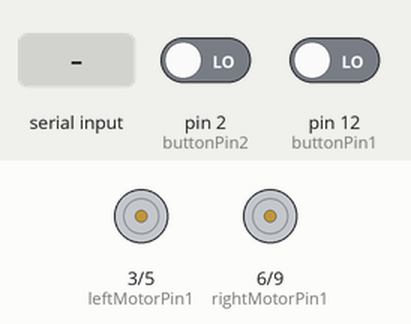
Recording of a sketch running on a simulated Arduino Uno, built with avr-gcc and run on an emulated ATmega328P. On the bench: motor-driver pin pairs drawn as motors (green arrow = first pin HIGH = forward, orange = second pin HIGH = backward, longer = more drive). The inputs (shaded band) are chosen by the test bench; at power-on: pin 2 (buttonPin2) LOW, pin 12 (buttonPin1) LOW. What the sketch prints to the serial monitor is not drawn.

Above: at 1.2 s.
1.3 s: "90,45\n" received over Serial
At 1.6 s:
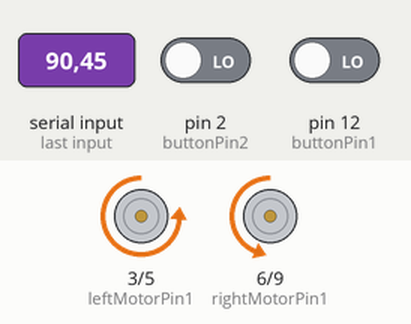
2.8 s: "30,150\n" received over Serial
At 4.0 s:
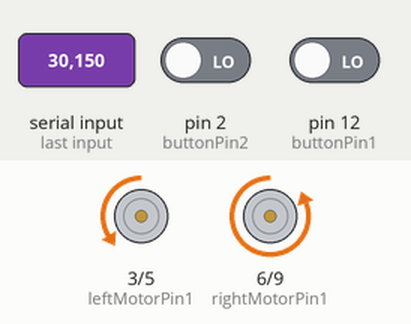
4.3 s: "5\n" received over Serial
At 5.5 s:
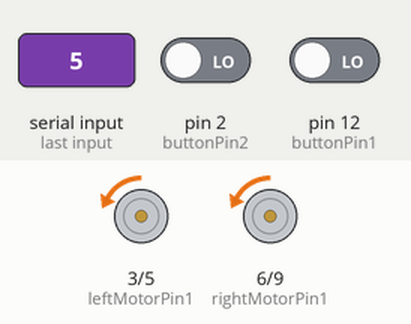
5.8 s: "90\n" received over Serial
At 7.0 s:
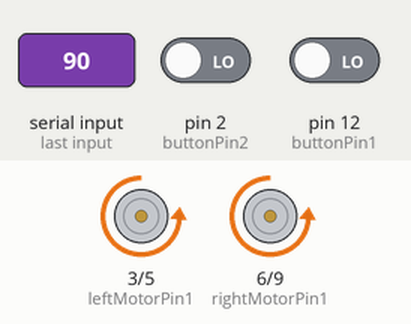
7.3 s: "1,90\n" received over Serial
At 8.3 s:
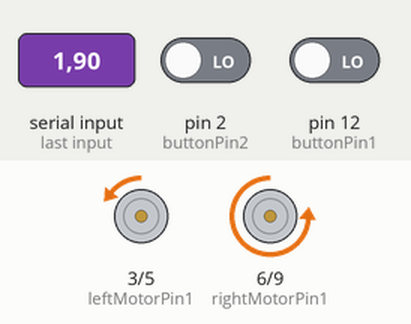
Timing chart, 0 to 9.8 s (numbered marks = the images above; inputs shaded):
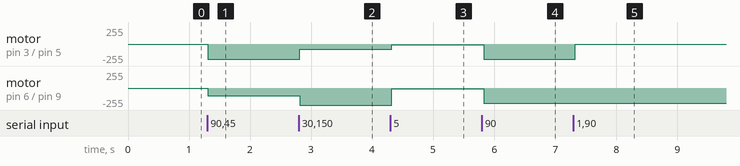

The sketch:

pwm_interrupts.ino
```cpp
const byte buttonPin1 = 12;
const byte buttonPin2 = 2;
volatile int counter1 = 0;
volatile int counter2 = 0;
const int leftMotorPin1 = 3;
const int leftMotorPin2 = 5;
const int rightMotorPin1 = 6;
const int rightMotorPin2 = 9;
int leftSpeed = 0;
int rightSpeed = 0;

void setup()
{
    PCICR |= B00000001;
    PCMSK0 |= B00010000;
    PCICR |= B00000100;
    PCMSK2 |= B00000100;

    pinMode(leftMotorPin1, OUTPUT);
    pinMode(leftMotorPin2, OUTPUT);
    pinMode(rightMotorPin1, OUTPUT);
    pinMode(rightMotorPin2, OUTPUT);

    Serial.begin(9600); // initialize serial communication at 9600 baud
}

void loop()
{
    if (Serial.available() > 0)
    {
        String inputString = Serial.readStringUntil('\n');
        leftSpeed = inputString.substring(0, inputString.indexOf(',')).toInt();
        rightSpeed = inputString.substring(inputString.indexOf(',') + 1).toInt();
        int leftValue = map(leftSpeed, -100, 100, -255, 255);
        int rightValue = map(rightSpeed, -100, 100, -255, 255);

        if (leftSpeed > 0)
        {
            digitalWrite(leftMotorPin1, LOW);
            analogWrite(leftMotorPin2, leftValue);
        }
        else if (leftSpeed < 0)
        {
            analogWrite(leftMotorPin1, abs(leftValue));
            digitalWrite(leftMotorPin2, LOW);
        }
        else
        {
            digitalWrite(leftMotorPin1, LOW);
            digitalWrite(leftMotorPin2, LOW);
        }
        if (rightSpeed > 0)
        {
            digitalWrite(rightMotorPin1, LOW);
            analogWrite(rightMotorPin2, rightValue);
        }
        else if (rightSpeed < 0)
        {
            analogWrite(rightMotorPin1, abs(rightValue));
            digitalWrite(rightMotorPin2, LOW);
        }
        else
        {
            digitalWrite(rightMotorPin1, LOW);
            digitalWrite(rightMotorPin2, LOW);
        }
    }

    Serial.print(-50);
    Serial.print(',');
    Serial.print((counter1 + counter2) / 2);
    Serial.print(", ");
    Serial.print((counter1 - counter2) / 2);
    Serial.print(',');
    Serial.println(50);
    counter1 = 0;
    counter2 = 0;
    delay(100);
}

ISR(PCINT0_vect)
{
    counter1++; // increment counter1
}

ISR(PCINT2_vect)
{
    counter2++; // increment counter2
}
```

Measured:
- after the input at 1.3 s, motor on pin 3 (leftMotorPin1) / pin 5 (leftMotorPin2): stopped → backward 229/255 at once; motor on pin 6 (rightMotorPin1) / pin 9 (rightMotorPin2): stopped → backward 114/255 at once
- after the input at 2.8 s, motor on pin 3 (leftMotorPin1) / pin 5 (leftMotorPin2): backward 229/255 → backward 76/255 at once; motor on pin 6 (rightMotorPin1) / pin 9 (rightMotorPin2): backward 114/255 → backward 255/255 at once
- after the input at 4.3 s, motor on pin 3 (leftMotorPin1) / pin 5 (leftMotorPin2): backward 76/255 → backward 12/255 at once; motor on pin 6 (rightMotorPin1) / pin 9 (rightMotorPin2): backward 255/255 → backward 12/255 at once
- after the input at 5.8 s, motor on pin 3 (leftMotorPin1) / pin 5 (leftMotorPin2), motor on pin 6 (rightMotorPin1) / pin 9 (rightMotorPin2): backward 12/255 → backward 229/255 at once
- after the input at 7.3 s, motor on pin 3 (leftMotorPin1) / pin 5 (leftMotorPin2): backward 229/255 → backward 2/255 at once
